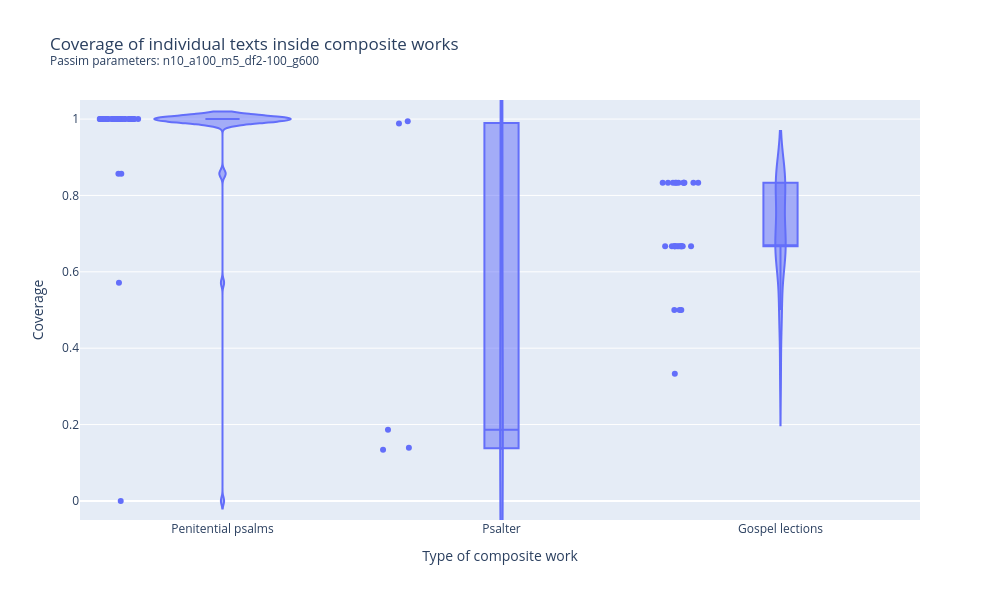

The code cell stored with this chart in its notebook:
### Markdown cell above
### 3.3.1. Violin plot by composite work type

### Code cell
fig = px.violin(
    plot_df[plot_df["work_type"] != "Other"],
    x="work_type",
    y="coverage",
    box=True, 
    points="all",
    hover_data=[
        "annotation_index",
        "ms_arkindex_id",
        "total_expected_texts",
        "found_texts",
        "missing_source_text_ids",
    ],
    labels={
        "work_type": "Type of composite work",
        "coverage": "Coverage",
    },
    title=(
        "Coverage of individual texts inside composite works"
        "<br><sup>Passim parameters: n10_a100_m5_df2-100_g600</sup>"
    )
)

fig.update_layout(
    yaxis=dict(range=[-0.05, 1.05]),
    width=1000,
    height=600,
)

fig.show()

### Figure 1 — Plotly figure (JSON) as saved in the notebook; plotly's stock layout.template omitted (floating-point values rounded to 4 significant figures; data arrays with more than 128 entries replaced by an {"elided": "..."} marker saying what was removed)
{"data": [{"alignmentgroup": "True", "box": {"visible": true}, "customdata": {"elided": "79x5 mixed values"}, "hovertemplate": "Type of composite work=%{x}<br>Coverage=%{y}<br>annotation_index=%{customdata[0]}<br>ms_arkindex_id=%{customdata[1]}<br>total_expected_texts=%{customdata[2]}<br>found_texts=%{customdata[3]}<br>missing_source_text_ids=%{customdata[4]}<extra></extra>", "legendgroup": "", "marker": {"color": "#636efa"}, "name": "", "offsetgroup": "", "orientation": "v", "points": "all", "scalegroup": "True", "showlegend": false, "type": "violin", "x": ["Penitential psalms", "Penitential psalms", "Penitential psalms", "Penitential psalms", "Penitential psalms", "Penitential psalms", "Penitential psalms", "Penitential psalms", "Penitential psalms", "Penitential psalms", "Penitential psalms", "Penitential psalms", "Penitential psalms", "Penitential psalms", "Penitential psalms", "Penitential psalms", "Penitential psalms", "Penitential psalms", "Penitential psalms", "Penitential psalms", "Penitential psalms", "Penitential psalms", "Penitential psalms", "Penitential psalms", "Penitential psalms", "Penitential psalms", "Penitential psalms", "Penitential psalms", "Penitential psalms", "Penitential psalms", "Penitential psalms", "Penitential psalms", "Penitential psalms", "Penitential psalms", "Penitential psalms", "Penitential psalms", "Penitential psalms", "Penitential psalms", "Penitential psalms", "Penitential psalms", "Penitential psalms", "Penitential psalms", "Penitential psalms", "Psalter", "Psalter", "Penitential psalms", "Penitential psalms", "Gospel lections", "Gospel lections", "Gospel lections", "Gospel lections", "Gospel lections", "Gospel lections", "Gospel lections", "Gospel lections", "Gospel lections", "Gospel lections", "Gospel lections", "Gospel lections", "Gospel lections", "Gospel lections", "Gospel lections", "Gospel lections", "Gospel lections", "Gospel lections", "Gospel lections", "Gospel lections", "Gospel lections", "Gospel lections", "Gospel lections", "Penitential psalms", "Gospel lections", "Gospel lections", "Gospel lections", "Gospel lections", "Psalter", "Psalter", "Psalter", "Penitential psalms"], "x0": " ", "xaxis": "x", "y": [1.0, 1.0, 1.0, 1.0, 1.0, 1.0, 1.0, 1.0, 1.0, 1.0, 1.0, 1.0, 1.0, 1.0, 1.0, 1.0, 1.0, 1.0, 1.0, 1.0, 1.0, 1.0, 1.0, 1.0, 1.0, 1.0, 1.0, 1.0, 1.0, 1.0, 1.0, 1.0, 1.0, 1.0, 1.0, 1.0, 1.0, 1.0, 1.0, 1.0, 1.0, 1.0, 1.0, 0.9942, 0.9884, 0.8571, 0.8571, 0.8333, 0.8333, 0.8333, 0.8333, 0.8333, 0.8333, 0.8333, 0.8333, 0.8333, 0.8333, 0.8333, 0.6667, 0.6667, 0.6667, 0.6667, 0.6667, 0.6667, 0.6667, 0.6667, 0.6667, 0.6667, 0.6667, 0.6667, 0.5714, 0.5, 0.5, 0.5, 0.3333, 0.186, 0.1395, 0.1337, 0.0], "y0": " ", "yaxis": "y"}], "layout": {"height": 600, "legend": {"tracegroupgap": 0}, "title": {"text": "Coverage of individual texts inside composite works<br><sup>Passim parameters: n10_a100_m5_df2-100_g600</sup>"}, "violinmode": "group", "width": 1000, "xaxis": {"anchor": "y", "domain": [0, 1], "title": {"text": "Type of composite work"}}, "yaxis": {"anchor": "x", "domain": [0, 1], "range": [-0.05, 1.05], "title": {"text": "Coverage"}}}}
